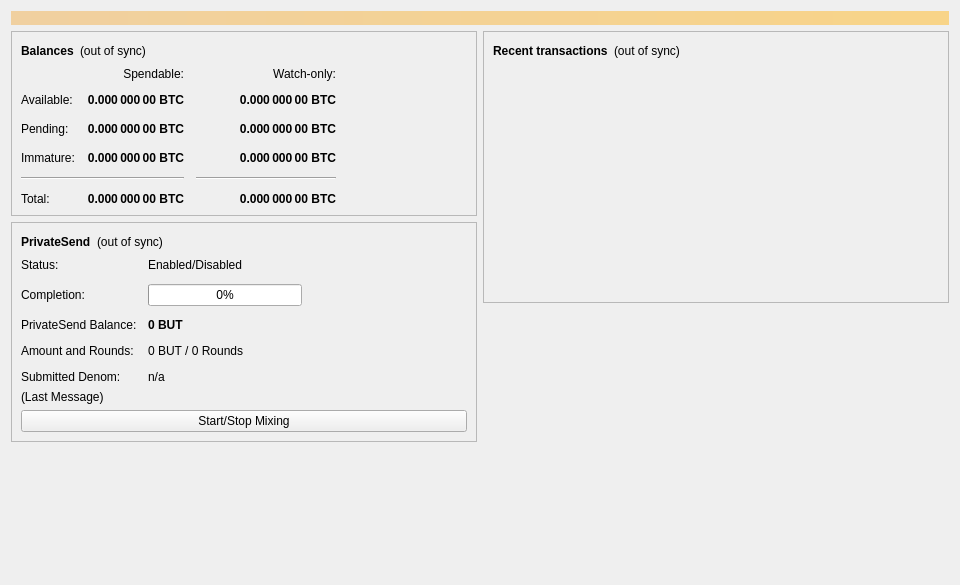
<?xml version="1.0" encoding="UTF-8"?>
<ui version="4.0">
 <class>OverviewPage</class>
 <widget class="QWidget" name="OverviewPage">
  <property name="geometry">
   <rect>
    <x>0</x>
    <y>0</y>
    <width>960</width>
    <height>585</height>
   </rect>
  </property>
  <property name="minimumSize">
   <size>
    <width>960</width>
    <height>0</height>
   </size>
  </property>
  <property name="windowTitle">
   <string>Form</string>
  </property>
  <layout class="QVBoxLayout" name="topLayout">
   <item>
    <widget class="QLabel" name="labelAlerts">
     <property name="visible">
      <bool>false</bool>
     </property>
     <property name="styleSheet">
      <string notr="true">QLabel { background-color: qlineargradient(x1: 0, y1: 0, x2: 1, y2: 0, stop:0 #F0D0A0, stop:1 #F8D488); color:#000000; }</string>
     </property>
     <property name="wordWrap">
      <bool>true</bool>
     </property>
     <property name="margin">
      <number>3</number>
     </property>
     <property name="textInteractionFlags">
      <set>Qt::TextSelectableByMouse</set>
     </property>
    </widget>
   </item>
   <item>
    <layout class="QHBoxLayout" name="horizontalLayout" stretch="1,1">
     <item>
      <layout class="QVBoxLayout" name="verticalLayout_2">
       <item>
        <widget class="QFrame" name="frame">
         <property name="frameShape">
          <enum>QFrame::StyledPanel</enum>
         </property>
         <property name="frameShadow">
          <enum>QFrame::Raised</enum>
         </property>
         <layout class="QVBoxLayout" name="verticalLayout_4">
          <item>
           <layout class="QHBoxLayout" name="horizontalLayout_4">
            <item>
             <widget class="QLabel" name="label_5">
              <property name="font">
               <font>
                <weight>75</weight>
                <bold>true</bold>
               </font>
              </property>
              <property name="text">
               <string>Balances</string>
              </property>
             </widget>
            </item>
            <item>
             <widget class="QLabel" name="labelWalletStatus">
              <property name="toolTip">
               <string>The displayed information may be out of date. Your wallet automatically synchronizes with the But network after a connection is established, but this process has not completed yet.</string>
              </property>
              <property name="text">
               <string notr="true">(out of sync)</string>
              </property>
              <property name="alignment">
               <set>Qt::AlignLeading|Qt::AlignLeft|Qt::AlignVCenter</set>
              </property>
             </widget>
            </item>
            <item>
             <spacer name="horizontalSpacer_3">
              <property name="orientation">
               <enum>Qt::Horizontal</enum>
              </property>
              <property name="sizeHint" stdset="0">
               <size>
                <width>40</width>
                <height>20</height>
               </size>
              </property>
             </spacer>
            </item>
           </layout>
          </item>
          <item>
           <layout class="QGridLayout" name="gridLayout">
            <property name="spacing">
             <number>12</number>
            </property>
            <item row="2" column="2">
             <widget class="QLabel" name="labelWatchPending">
              <property name="font">
               <font>
                <weight>75</weight>
                <bold>true</bold>
               </font>
              </property>
              <property name="cursor">
               <cursorShape>IBeamCursor</cursorShape>
              </property>
              <property name="toolTip">
               <string>Unconfirmed transactions to watch-only addresses</string>
              </property>
              <property name="text">
               <string notr="true">0.000 000 00 BTC</string>
              </property>
              <property name="alignment">
               <set>Qt::AlignRight|Qt::AlignTrailing|Qt::AlignVCenter</set>
              </property>
              <property name="textInteractionFlags">
               <set>Qt::LinksAccessibleByMouse|Qt::TextSelectableByKeyboard|Qt::TextSelectableByMouse</set>
              </property>
             </widget>
            </item>
            <item row="2" column="1">
             <widget class="QLabel" name="labelUnconfirmed">
              <property name="font">
               <font>
                <weight>75</weight>
                <bold>true</bold>
               </font>
              </property>
              <property name="cursor">
               <cursorShape>IBeamCursor</cursorShape>
              </property>
              <property name="toolTip">
               <string>Total of transactions that have yet to be confirmed, and do not yet count toward the spendable balance</string>
              </property>
              <property name="text">
               <string notr="true">0.000 000 00 BTC</string>
              </property>
              <property name="alignment">
               <set>Qt::AlignRight|Qt::AlignTrailing|Qt::AlignVCenter</set>
              </property>
              <property name="textInteractionFlags">
               <set>Qt::LinksAccessibleByMouse|Qt::TextSelectableByKeyboard|Qt::TextSelectableByMouse</set>
              </property>
             </widget>
            </item>
            <item row="3" column="2">
             <widget class="QLabel" name="labelWatchImmature">
              <property name="font">
               <font>
                <weight>75</weight>
                <bold>true</bold>
               </font>
              </property>
              <property name="cursor">
               <cursorShape>IBeamCursor</cursorShape>
              </property>
              <property name="toolTip">
               <string>Mined balance in watch-only addresses that has not yet matured</string>
              </property>
              <property name="text">
               <string notr="true">0.000 000 00 BTC</string>
              </property>
              <property name="alignment">
               <set>Qt::AlignRight|Qt::AlignTrailing|Qt::AlignVCenter</set>
              </property>
              <property name="textInteractionFlags">
               <set>Qt::LinksAccessibleByMouse|Qt::TextSelectableByKeyboard|Qt::TextSelectableByMouse</set>
              </property>
             </widget>
            </item>
            <item row="4" column="0" colspan="2">
             <widget class="Line" name="lineSpendableBalance">
              <property name="orientation">
               <enum>Qt::Horizontal</enum>
              </property>
             </widget>
            </item>
            <item row="4" column="2">
             <widget class="Line" name="lineWatchBalance">
              <property name="sizePolicy">
               <sizepolicy hsizetype="Preferred" vsizetype="Fixed">
                <horstretch>0</horstretch>
                <verstretch>0</verstretch>
               </sizepolicy>
              </property>
              <property name="minimumSize">
               <size>
                <width>140</width>
                <height>0</height>
               </size>
              </property>
              <property name="orientation">
               <enum>Qt::Horizontal</enum>
              </property>
             </widget>
            </item>
            <item row="5" column="0">
             <widget class="QLabel" name="labelTotalText">
              <property name="text">
               <string>Total:</string>
              </property>
             </widget>
            </item>
            <item row="3" column="1">
             <widget class="QLabel" name="labelImmature">
              <property name="font">
               <font>
                <weight>75</weight>
                <bold>true</bold>
               </font>
              </property>
              <property name="cursor">
               <cursorShape>IBeamCursor</cursorShape>
              </property>
              <property name="toolTip">
               <string>Mined balance that has not yet matured</string>
              </property>
              <property name="text">
               <string notr="true">0.000 000 00 BTC</string>
              </property>
              <property name="alignment">
               <set>Qt::AlignRight|Qt::AlignTrailing|Qt::AlignVCenter</set>
              </property>
              <property name="textInteractionFlags">
               <set>Qt::LinksAccessibleByMouse|Qt::TextSelectableByKeyboard|Qt::TextSelectableByMouse</set>
              </property>
             </widget>
            </item>
            <item row="2" column="3">
             <spacer name="horizontalSpacer_2">
              <property name="orientation">
               <enum>Qt::Horizontal</enum>
              </property>
              <property name="sizeHint" stdset="0">
               <size>
                <width>40</width>
                <height>20</height>
               </size>
              </property>
             </spacer>
            </item>
            <item row="3" column="0">
             <widget class="QLabel" name="labelImmatureText">
              <property name="text">
               <string>Immature:</string>
              </property>
             </widget>
            </item>
            <item row="5" column="1">
             <widget class="QLabel" name="labelTotal">
              <property name="font">
               <font>
                <weight>75</weight>
                <bold>true</bold>
               </font>
              </property>
              <property name="cursor">
               <cursorShape>IBeamCursor</cursorShape>
              </property>
              <property name="toolTip">
               <string>Your current total balance</string>
              </property>
              <property name="text">
               <string notr="true">0.000 000 00 BTC</string>
              </property>
              <property name="alignment">
               <set>Qt::AlignRight|Qt::AlignTrailing|Qt::AlignVCenter</set>
              </property>
              <property name="textInteractionFlags">
               <set>Qt::LinksAccessibleByMouse|Qt::TextSelectableByKeyboard|Qt::TextSelectableByMouse</set>
              </property>
             </widget>
            </item>
            <item row="5" column="2">
             <widget class="QLabel" name="labelWatchTotal">
              <property name="font">
               <font>
                <weight>75</weight>
                <bold>true</bold>
               </font>
              </property>
              <property name="cursor">
               <cursorShape>IBeamCursor</cursorShape>
              </property>
              <property name="toolTip">
               <string>Current total balance in watch-only addresses</string>
              </property>
              <property name="text">
               <string notr="true">0.000 000 00 BTC</string>
              </property>
              <property name="alignment">
               <set>Qt::AlignRight|Qt::AlignTrailing|Qt::AlignVCenter</set>
              </property>
              <property name="textInteractionFlags">
               <set>Qt::LinksAccessibleByMouse|Qt::TextSelectableByKeyboard|Qt::TextSelectableByMouse</set>
              </property>
             </widget>
            </item>
            <item row="0" column="2">
             <widget class="QLabel" name="labelWatchonly">
              <property name="text">
               <string>Watch-only:</string>
              </property>
              <property name="alignment">
               <set>Qt::AlignRight|Qt::AlignTrailing|Qt::AlignVCenter</set>
              </property>
             </widget>
            </item>
            <item row="1" column="0">
             <widget class="QLabel" name="labelBalanceText">
              <property name="text">
               <string>Available:</string>
              </property>
             </widget>
            </item>
            <item row="1" column="1">
             <widget class="QLabel" name="labelBalance">
              <property name="font">
               <font>
                <weight>75</weight>
                <bold>true</bold>
               </font>
              </property>
              <property name="cursor">
               <cursorShape>IBeamCursor</cursorShape>
              </property>
              <property name="toolTip">
               <string>Your current spendable balance</string>
              </property>
              <property name="text">
               <string notr="true">0.000 000 00 BTC</string>
              </property>
              <property name="alignment">
               <set>Qt::AlignRight|Qt::AlignTrailing|Qt::AlignVCenter</set>
              </property>
              <property name="textInteractionFlags">
               <set>Qt::LinksAccessibleByMouse|Qt::TextSelectableByKeyboard|Qt::TextSelectableByMouse</set>
              </property>
             </widget>
            </item>
            <item row="1" column="2">
             <widget class="QLabel" name="labelWatchAvailable">
              <property name="font">
               <font>
                <weight>75</weight>
                <bold>true</bold>
               </font>
              </property>
              <property name="cursor">
               <cursorShape>IBeamCursor</cursorShape>
              </property>
              <property name="toolTip">
               <string>Your current balance in watch-only addresses</string>
              </property>
              <property name="text">
               <string notr="true">0.000 000 00 BTC</string>
              </property>
              <property name="alignment">
               <set>Qt::AlignRight|Qt::AlignTrailing|Qt::AlignVCenter</set>
              </property>
              <property name="textInteractionFlags">
               <set>Qt::LinksAccessibleByMouse|Qt::TextSelectableByKeyboard|Qt::TextSelectableByMouse</set>
              </property>
             </widget>
            </item>
            <item row="2" column="0">
             <widget class="QLabel" name="labelPendingText">
              <property name="text">
               <string>Pending:</string>
              </property>
             </widget>
            </item>
            <item row="0" column="1">
             <widget class="QLabel" name="labelSpendable">
              <property name="text">
               <string>Spendable:</string>
              </property>
              <property name="alignment">
               <set>Qt::AlignRight|Qt::AlignTrailing|Qt::AlignVCenter</set>
              </property>
             </widget>
            </item>
           </layout>
          </item>
         </layout>
        </widget>
       </item>
       <item>
        <widget class="QFrame" name="framePrivateSend">
         <property name="layoutDirection">
          <enum>Qt::LeftToRight</enum>
         </property>
         <property name="frameShape">
          <enum>QFrame::StyledPanel</enum>
         </property>
         <property name="frameShadow">
          <enum>QFrame::Raised</enum>
         </property>
         <layout class="QVBoxLayout" name="VerticalLayout_PS1">
          <item>
           <layout class="QHBoxLayout" name="horizontalLayout_5">
            <item>
             <widget class="QLabel" name="labelPrivateSendHeader">
              <property name="font">
               <font>
                <weight>75</weight>
                <bold>true</bold>
               </font>
              </property>
              <property name="text">
               <string>PrivateSend</string>
              </property>
             </widget>
            </item>
            <item>
             <widget class="QLabel" name="labelPrivateSendSyncStatus">
              <property name="toolTip">
               <string>The displayed information may be out of date. Your wallet automatically synchronizes with the But network after a connection is established, but this process has not completed yet.</string>
              </property>
              <property name="text">
               <string notr="true">(out of sync)</string>
              </property>
              <property name="alignment">
               <set>Qt::AlignLeading|Qt::AlignLeft|Qt::AlignVCenter</set>
              </property>
             </widget>
            </item>
            <item>
             <spacer name="horizontalSpacer_4">
              <property name="orientation">
               <enum>Qt::Horizontal</enum>
              </property>
              <property name="sizeHint" stdset="0">
               <size>
                <width>40</width>
                <height>20</height>
               </size>
              </property>
             </spacer>
            </item>
           </layout>
          </item>
          <item>
           <layout class="QFormLayout" name="privateSendFormLayout">
            <property name="fieldGrowthPolicy">
             <enum>QFormLayout::AllNonFixedFieldsGrow</enum>
            </property>
            <property name="horizontalSpacing">
             <number>11</number>
            </property>
            <property name="verticalSpacing">
             <number>12</number>
            </property>
            <item row="0" column="0">
             <widget class="QLabel" name="labelPrivateSendEnabledText">
              <property name="text">
               <string>Status:</string>
              </property>
             </widget>
            </item>
            <item row="0" column="1">
             <widget class="QLabel" name="labelPrivateSendEnabled">
              <property name="text">
               <string>Enabled/Disabled</string>
              </property>
             </widget>
            </item>
            <item row="1" column="0">
             <widget class="QLabel" name="labelCompletitionText">
              <property name="text">
               <string>Completion:</string>
              </property>
             </widget>
            </item>
            <item row="1" column="1">
             <widget class="QProgressBar" name="privateSendProgress">
              <property name="maximumSize">
               <size>
                <width>154</width>
                <height>16777215</height>
               </size>
              </property>
              <property name="value">
               <number>0</number>
              </property>
             </widget>
            </item>
            <item row="2" column="0">
             <widget class="QLabel" name="labelAnonymizedText">
              <property name="text">
               <string>PrivateSend Balance:</string>
              </property>
             </widget>
            </item>
            <item row="2" column="1">
             <widget class="QLabel" name="labelAnonymized">
              <property name="font">
               <font>
                <weight>75</weight>
                <bold>true</bold>
               </font>
              </property>
              <property name="text">
               <string notr="true">0 BUT</string>
              </property>
             </widget>
            </item>
            <item row="3" column="0">
             <widget class="QLabel" name="labelAmountAndRoundsText">
              <property name="text">
               <string>Amount and Rounds:</string>
              </property>
             </widget>
            </item>
            <item row="3" column="1">
             <widget class="QLabel" name="labelAmountRounds">
              <property name="text">
               <string>0 BUT / 0 Rounds</string>
              </property>
             </widget>
            </item>
            <item row="4" column="0">
             <widget class="QLabel" name="labelSubmittedDenomText">
              <property name="text">
               <string>Submitted Denom:</string>
              </property>
             </widget>
            </item>
            <item row="4" column="1">
             <widget class="QLabel" name="labelSubmittedDenom">
              <property name="toolTip">
               <string>The denominations you submitted to the Smartnode.&lt;br&gt;To mix, other users must submit the exact same denominations.</string>
              </property>
              <property name="text">
               <string>n/a</string>
              </property>
             </widget>
            </item>
           </layout>
          </item>
          <item>
           <layout class="QVBoxLayout" name="VerticalLayout_PS">
            <item>
             <widget class="QLabel" name="labelPrivateSendLastMessage">
              <property name="text">
               <string>(Last Message)</string>
              </property>
              <property name="alignment">
               <set>Qt::AlignLeading|Qt::AlignLeft|Qt::AlignTop</set>
              </property>
              <property name="wordWrap">
               <bool>true</bool>
              </property>
             </widget>
            </item>
            <item>
             <widget class="QPushButton" name="togglePrivateSend">
              <property name="sizePolicy">
               <sizepolicy hsizetype="MinimumExpanding" vsizetype="Fixed">
                <horstretch>0</horstretch>
                <verstretch>0</verstretch>
               </sizepolicy>
              </property>
              <property name="text">
               <string>Start/Stop Mixing</string>
              </property>
             </widget>
            </item>
           </layout>
          </item>
         </layout>
        </widget>
       </item>
       <item>
        <spacer name="verticalSpacer">
         <property name="orientation">
          <enum>Qt::Vertical</enum>
         </property>
         <property name="sizeHint" stdset="0">
          <size>
           <width>20</width>
           <height>40</height>
          </size>
         </property>
        </spacer>
       </item>
      </layout>
     </item>
     <item>
      <layout class="QVBoxLayout" name="verticalLayout_3">
       <item>
        <widget class="QFrame" name="frame_2">
         <property name="frameShape">
          <enum>QFrame::StyledPanel</enum>
         </property>
         <property name="frameShadow">
          <enum>QFrame::Raised</enum>
         </property>
         <layout class="QVBoxLayout" name="verticalLayout">
          <item>
           <layout class="QHBoxLayout" name="horizontalLayout_2">
            <item>
             <widget class="QLabel" name="label_4">
              <property name="font">
               <font>
                <weight>75</weight>
                <bold>true</bold>
               </font>
              </property>
              <property name="text">
               <string>Recent transactions</string>
              </property>
             </widget>
            </item>
            <item>
             <widget class="QLabel" name="labelTransactionsStatus">
              <property name="toolTip">
               <string>The displayed information may be out of date. Your wallet automatically synchronizes with the But network after a connection is established, but this process has not completed yet.</string>
              </property>
              <property name="text">
               <string notr="true">(out of sync)</string>
              </property>
              <property name="alignment">
               <set>Qt::AlignLeading|Qt::AlignLeft|Qt::AlignVCenter</set>
              </property>
             </widget>
            </item>
            <item>
             <spacer name="horizontalSpacer">
              <property name="orientation">
               <enum>Qt::Horizontal</enum>
              </property>
              <property name="sizeHint" stdset="0">
               <size>
                <width>40</width>
                <height>20</height>
               </size>
              </property>
             </spacer>
            </item>
           </layout>
          </item>
          <item>
           <widget class="QListView" name="listTransactions">
            <property name="styleSheet">
             <string notr="true">QListView { background: transparent; }</string>
            </property>
            <property name="frameShape">
             <enum>QFrame::NoFrame</enum>
            </property>
            <property name="verticalScrollBarPolicy">
             <enum>Qt::ScrollBarAlwaysOff</enum>
            </property>
            <property name="horizontalScrollBarPolicy">
             <enum>Qt::ScrollBarAlwaysOff</enum>
            </property>
            <property name="selectionMode">
             <enum>QAbstractItemView::NoSelection</enum>
            </property>
           </widget>
          </item>
         </layout>
        </widget>
       </item>
       <item>
        <spacer name="verticalSpacer_2">
         <property name="orientation">
          <enum>Qt::Vertical</enum>
         </property>
         <property name="sizeHint" stdset="0">
          <size>
           <width>20</width>
           <height>40</height>
          </size>
         </property>
        </spacer>
       </item>
      </layout>
     </item>
    </layout>
   </item>
  </layout>
 </widget>
 <resources/>
 <connections/>
</ui>
